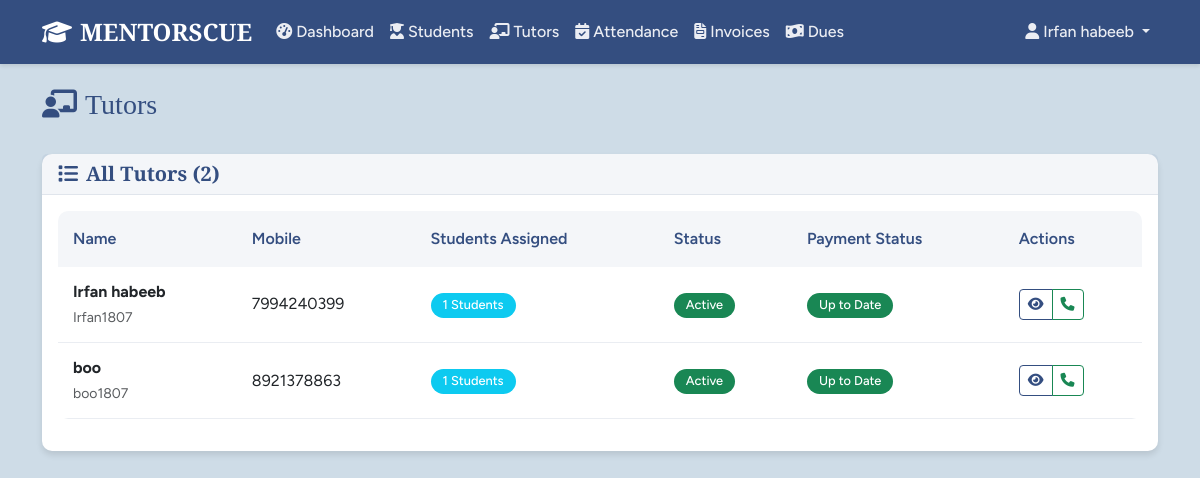
The page /tutors (signed in) on the database its author committed.
### models.py (models this page shows, shortened)
class User(UserMixin, db.Model):
    id = db.Column(db.Integer, primary_key=True)
    username = db.Column(db.String(80), unique=True, nullable=False)
    password_hash = db.Column(db.String(256), nullable=False)
    email = db.Column(db.String(120), unique=True, nullable=True)
    full_name = db.Column(db.String(120), nullable=True)
    mobile = db.Column(db.String(20), nullable=True)
    created_at = db.Column(db.DateTime, default=datetime.utcnow)
    last_login = db.Column(db.DateTime)
    is_active = db.Column(db.Boolean, default=True)
    remember_me = db.Column(db.Boolean, default=False)
    roles = db.relationship('Role', secondary=user_roles, backref='users')
    def has_role(self, role_name):
        return any(role.name == role_name for role in self.roles)
    def has_permission(self, permission):
        return any(role.has_permission(permission) for role in self.roles)
    def is_tutor_user(self):
        return self.has_role('Tutor')

class Tutor(db.Model):
    id = db.Column(db.Integer, primary_key=True)
    user_id = db.Column(db.Integer, db.ForeignKey('user.id'), nullable=True)
    full_name = db.Column(db.String(120), nullable=False)
    date_of_birth = db.Column(db.Date, nullable=True)
    mobile = db.Column(db.String(20), nullable=False, unique=True)
    upi_id = db.Column(db.String(100), nullable=True)
    username = db.Column(db.String(80), nullable=False, unique=True)
    password = db.Column(db.String(20), nullable=False)  # Plain text for display
    billing_start_date = db.Column(db.Date, default=datetime.utcnow().date)
    status = db.Column(db.String(20), default='Active')  # Active, Inactive
    created_at = db.Column(db.DateTime, default=datetime.utcnow)
    attendance_records = db.relationship('Attendance', backref='tutor', lazy='dynamic')
    receipts = db.relationship('TutorReceipt', backref='tutor', lazy='dynamic')
    user = db.relationship('User', backref='tutor_profile', uselist=False)

### routes.py (the view)
@app.route('/tutors')
@login_required
@permission_required(Permission.VIEW_TUTORS)
def tutors_list():
    tutors = Tutor.query.all()
    return render_template('tutors_list.html', tutors=tutors)

### app.py (called while the page is built)
@login_manager.user_loader
def load_user(user_id):
    from models import User
    return User.query.get(int(user_id))

### models.py (called while the page is built)
    def has_permission(self, perm):
        return self.permissions & perm == perm

### routes.py (called while the page is built)
@app.context_processor
def inject_permissions():
    return dict(Permission=Permission, User=User, Role=Role, Student=Student, Tutor=Tutor,
                Attendance=Attendance, StudentInvoice=StudentInvoice,
                TutorReceipt=TutorReceipt, Announcement=Announcement, Settings=Settings,
                datetime=datetime, db=db, timedelta=timedelta)

### utils.py (called while the page is built)
def permission_required(permission):
    def decorator(f):
        from functools import wraps
        @wraps(f)
        def decorated_function(*args, **kwargs):
            from flask_login import current_user
            from flask import abort
            if not current_user.is_authenticated:
                return redirect(url_for('auth.login'))
            if not current_user.has_permission(permission):
                abort(403)
            return f(*args, **kwargs)
        return decorated_function
    return decorator

### templates/tutors_list.html (shortened to what this page needs)
{% extends "base.html" %}
{% block content %}
<div class="container">
    <div class="row">
        <div class="col-12">
            <div class="d-flex justify-content-between align-items-center mb-4">
                <h1 class="h3 text-primary">
                    <i class="fas fa-chalkboard-teacher me-2"></i>Tutors
                </h1>
            </div>
        </div>
    </div>
    <div class="row">
        <div class="col-12">
            <div class="card">
                <div class="card-header">
                    <h5 class="card-title mb-0">
                        <i class="fas fa-list me-2"></i>All Tutors ({{ tutors|length }})
                    </h5>
                </div>
                <div class="card-body">
                    {% if tutors %}
                    <div class="table-responsive">
                        <table class="table table-hover">
                            <thead>
                                <tr>
                                    <th>Name</th>
                                    <th>Mobile</th>
                                    <th>Students Assigned</th>
                                    <th>Status</th>
                                    <th>Payment Status</th>
                                    <th>Actions</th>
                                </tr>
                            </thead>
                            <tbody>
                                {% for tutor in tutors %}
                                <tr onclick="window.location='{{ url_for('tutor_profile', id=tutor.id) }}'" style="cursor: pointer;">
                                    <td>
                                        <strong>{{ tutor.full_name }}</strong><br>
                                        <small class="text-muted">{{ tutor.username }}</small>
                                    </td>
                                    <td>{{ tutor.mobile }}</td>
                                    <td>
                                        <span class="badge bg-info">{{ tutor.students|length }} Students</span>
                                    </td>
                                    <td>
                                        {% if tutor.status == 'Active' %}
                                            <span class="badge bg-success">Active</span>
                                        {% else %}
                                            <span class="badge bg-secondary">Inactive</span>
                                        {% endif %}
                                    </td>
                                    <td>
                                        {% set pending_receipts = tutor.receipts.filter_by(status='Due').count() %}
                                        {% if pending_receipts > 0 %}
                                            <span class="badge bg-warning">{{ pending_receipts }} Due</span>
                                        {% else %}
                                            <span class="badge bg-success">Up to Date</span>
                                        {% endif %}
                                    </td>
                                    <td onclick="event.stopPropagation();">
                                        <div class="btn-group btn-group-sm">
                                            <a href="{{ url_for('tutor_profile', id=tutor.id) }}"
                                               class="btn btn-outline-primary" title="View Profile">
                                                <i class="fas fa-eye"></i>
                                            </a>
                                            <a href="tel:{{ tutor.mobile }}"
                                               class="btn btn-outline-success" title="Call">
                                                <i class="fas fa-phone"></i>
                                            </a>
                                        </div>
                                    </td>
                                </tr>
                                {% endfor %}
                            </tbody>
                        </table>
                    </div>
                    {% endif %}
                </div>
            </div>
        </div>
    </div>
</div>
{% endblock %}

### templates/base.html (shortened to what this page needs)
<!DOCTYPE html>
<html lang="en">
<head>
    <link href="https://cdn.jsdelivr.net/npm/bootstrap@5.3.0/dist/css/bootstrap.min.css" rel="stylesheet">
    <link href="https://cdnjs.cloudflare.com/ajax/libs/font-awesome/6.4.0/css/all.min.css" rel="stylesheet">
    <link href="{{ url_for('static', filename='css/style.css') }}" rel="stylesheet">
</head>
<body>
    {% if current_user.is_authenticated %}
    <nav class="navbar navbar-expand-lg navbar-dark bg-primary">
        <div class="container">
            <a class="navbar-brand fw-bold" href="{{ url_for('dashboard') }}">
                <i class="fas fa-graduation-cap me-2"></i>MENTORSCUE
            </a>
            <div class="collapse navbar-collapse" id="navbarNav">
                <ul class="navbar-nav me-auto">
                    {% if current_user.is_tutor_user() %}
                        <li class="nav-item">
                            <a class="nav-link" href="{{ url_for('tutor_dashboard') }}">
                                <i class="fas fa-tachometer-alt me-1"></i>Dashboard
                            </a>
                        </li>
                        <li class="nav-item">
                            <a class="nav-link" href="{{ url_for('attendance') }}">
                                <i class="fas fa-calendar-check me-1"></i>Attendance
                            </a>
                        </li>
                    {% else %}
                        <li class="nav-item">
                            <a class="nav-link" href="{{ url_for('dashboard') }}">
                                <i class="fas fa-tachometer-alt me-1"></i>Dashboard
                            </a>
                        </li>
                        {% if current_user.has_permission(Permission.VIEW_STUDENTS) %}
                        <li class="nav-item">
                            <a class="nav-link" href="{{ url_for('students_list') }}">
                                <i class="fas fa-user-graduate me-1"></i>Students
                            </a>
                        </li>
                        {% endif %}
                        {% if current_user.has_permission(Permission.VIEW_TUTORS) %}
                        <li class="nav-item">
                            <a class="nav-link" href="{{ url_for('tutors_list') }}">
                                <i class="fas fa-chalkboard-teacher me-1"></i>Tutors
                            </a>
                        </li>
                        {% endif %}
                        {% if current_user.has_permission(Permission.VIEW_ATTENDANCE) %}
                        <li class="nav-item">
                            <a class="nav-link" href="{{ url_for('attendance') }}">
                                <i class="fas fa-calendar-check me-1"></i>Attendance
                            </a>
                        </li>
                        {% endif %}
                        {% if current_user.has_permission(Permission.VIEW_INVOICES) %}
                        <li class="nav-item">
                            <a class="nav-link" href="{{ url_for('invoices') }}">
                                <i class="fas fa-file-invoice me-1"></i>Invoices
                            </a>
                        </li>
                        {% endif %}
                        {% if current_user.has_permission(Permission.VIEW_STUDENTS) %}
                        <li class="nav-item">
                            <a class="nav-link" href="{{ url_for('dues') }}">
                                <i class="fas fa-money-bill-wave me-1"></i>Dues
                            </a>
                        </li>
                        {% endif %}
                    {% endif %}
                </ul>
                <ul class="navbar-nav">
                    <li class="nav-item dropdown">
                        <a class="nav-link dropdown-toggle" href="#" data-bs-toggle="dropdown">
                            <i class="fas fa-user me-1"></i>{{ current_user.full_name or current_user.username }}
                        </a>
                    </li>
                </ul>
            </div>
        </div>
    </nav>
    {% endif %}
    <main class="py-4">
        {% block content %}{% endblock %}
    </main>
</body>
</html>

### static/css/style.css (style rules this page uses)
:root { --primary-color: #344e80; --secondary-color: #43a24c; --background-color: #cedce7; --text-color: #293958; --title-font: 'Cormorant Garamond', serif; --body-font: 'Figtree', sans-serif; }
body { font-family: var(--body-font); background-color: var(--background-color); color: var(--text-color); line-height: 1.6; }
h1, h2, h3, h4, h5, h6 { font-family: var(--title-font); font-weight: 600; color: var(--primary-color); }
.navbar { background-color: var(--primary-color) !important; box-shadow: 0 2px 4px rgba(0,0,0,0.1); }
.navbar-brand { font-family: var(--title-font); font-weight: 700; font-size: 1.5rem; }
.navbar-nav .nav-link { color: rgba(255,255,255,0.9) !important; font-weight: 500; transition: all 0.3s ease; }
.btn-outline-primary { color: var(--primary-color); border-color: var(--primary-color); }
.card { border: none; border-radius: 10px; box-shadow: 0 4px 6px rgba(0,0,0,0.1); transition: all 0.3s ease; }
.card-header { background-color: rgba(52, 78, 128, 0.05); border-bottom: 1px solid rgba(52, 78, 128, 0.1); font-weight: 600; }
.card-title { color: var(--primary-color); font-family: var(--title-font); }
.table { background-color: white; border-radius: 10px; overflow: hidden; }
.table th { background-color: rgba(52, 78, 128, 0.05); color: var(--primary-color); font-weight: 600; border: none; padding: 15px; }
.table td { padding: 12px 15px; border-color: rgba(52, 78, 128, 0.1); vertical-align: middle; }
.badge { font-weight: 500; font-size: 0.8rem; padding: 6px 12px; border-radius: 20px; }
.text-primary { color: var(--primary-color) !important; }
.bg-primary { background-color: var(--primary-color) !important; }

### rows shown on the page
User: full_name "Irfan habeeb"
Tutor: full_name "Irfan habeeb", username "Irfan1807", mobile "7994240399", students|length "1", status "Active"
Tutor: full_name "boo", username "boo1807", mobile "8921378863", students|length "1", status "Active"

### other values the page prints
{{ tutors|length }} "2"
